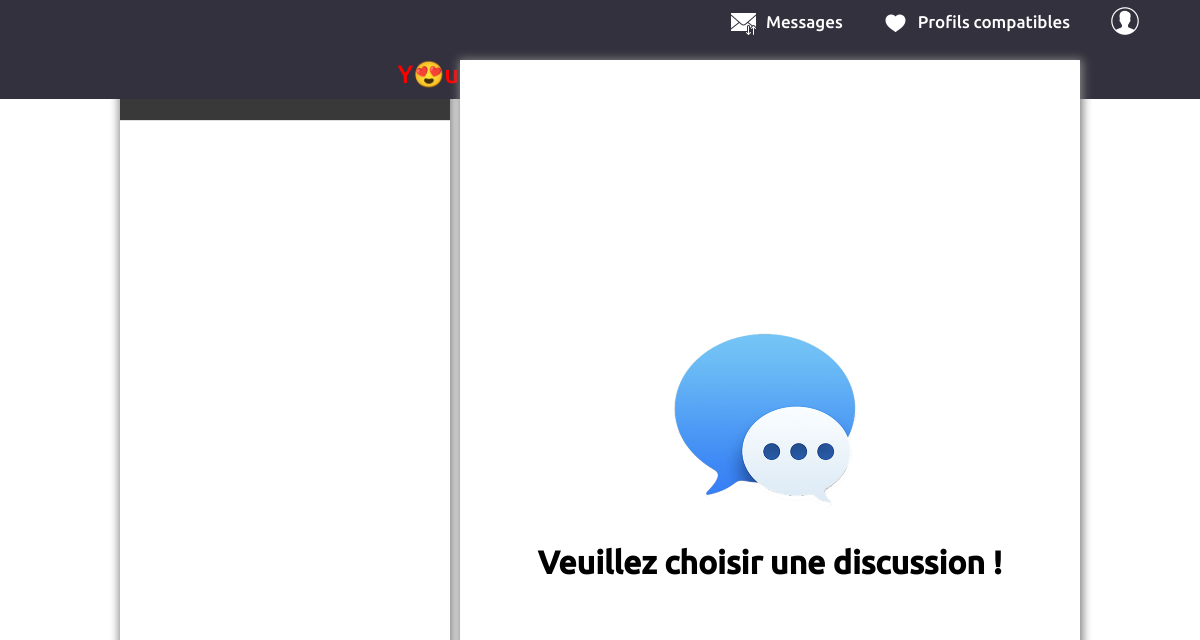
The app's page /user/dashboard/messages.php (signed in), older data.
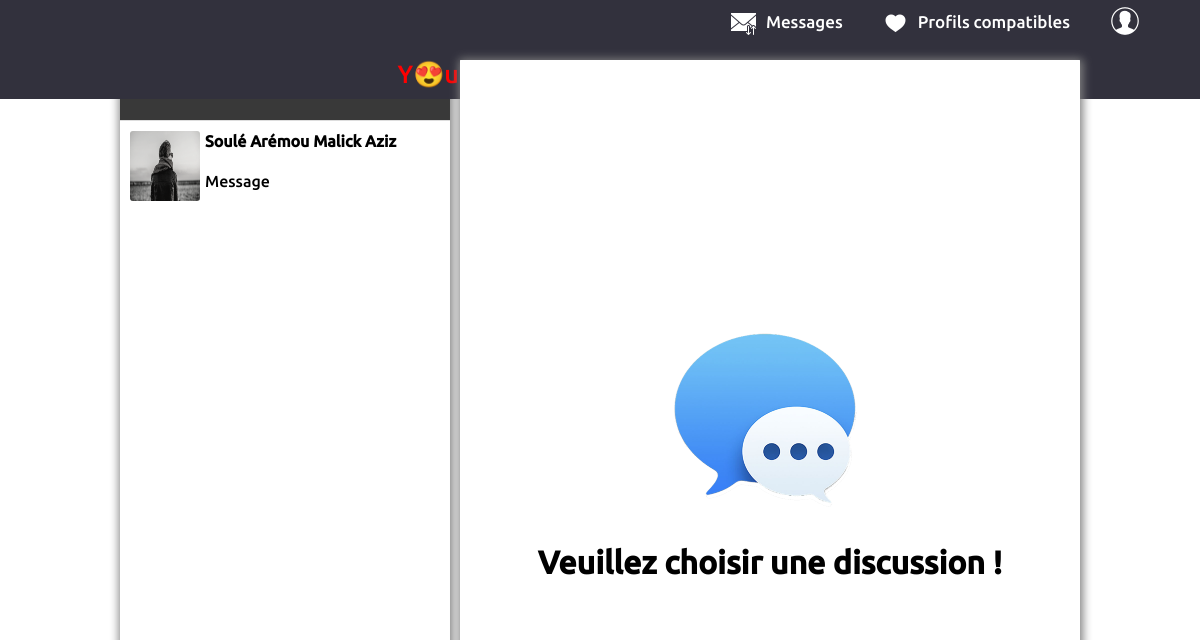
The same page, newer data.
### tables this page shows
CREATE TABLE `discussion` (
  `id_discussion` int(11) NOT NULL,
  `id_individu1` int(11) NOT NULL,
  `id_individu2` int(11) NOT NULL
);

CREATE TABLE `individu` (
  `id` int(11) NOT NULL,
  `nom` varchar(225) NOT NULL,
  `prenoms` varchar(500) NOT NULL,
  `email` varchar(225) NOT NULL,
  `telephone` varchar(225) NOT NULL,
  `password` varchar(225) NOT NULL,
  `sexe` varchar(50) NOT NULL,
  `date_naissance` date NOT NULL,
  `profession` varchar(225) NOT NULL,
  `photo` varchar(225) DEFAULT NULL,
  `date_ins` datetime NOT NULL,
  `nationalite` int(11) NOT NULL,
  `religion` varchar(50) NOT NULL,
  `id_ville` int(11) NOT NULL,
  `id_pays` int(11) NOT NULL,
  `id_description` varchar(50) NOT NULL,
  `id_ci` varchar(50) DEFAULT NULL,
  `id_critere` varchar(50) NOT NULL
);

### user/dashboard/messages.php (the view, shortened to what this page needs)
<?php
  if (isset($_SESSION['user'])) {
    ?>
    <!DOCTYPE html>
    <html lang="en" >
    <head>
      <link rel="stylesheet" href="../../css/messages.css">
    </head>
    <body>
      <header>
        <?php include '../../stuffs/header.php'; ?>
      </header>
    <div class="main">
      <div class="discussions">
        <div class="header">Discussions</div>
        <div class="msg-list">
          <?php
            $bdd = Database::connect();
            $req = $bdd->prepare("SELECT * FROM discussion WHERE id_individu1=? OR id_individu2=?");
            $req->execute([$_SESSION['user']->id,$_SESSION['user']->id]);
            $id_r = null;
            while ($discussion = $req->fetch()) {
              if ($_SESSION['user']->id == $discussion['id_individu1']) {
                $id_r = $discussion['id_individu2'];
              } else {
                $id_r = $discussion['id_individu1'];
              }
              $req2 = $bdd->prepare("SELECT nom,prenoms FROM individu WHERE id=?");
              $req2->execute([$id_r]);
              $nomPrenom = $req2->fetch();
              echo "
              <a href='?id_discussion={$discussion['id_discussion']}&id_receiver={$id_r}'>
                <div class='container'>
                  <div class='photo'>
                    <img src='../../images/main3.png' alt='img'>
                  </div>
                  <div class='cont-info'>
                    <h4>{$nomPrenom['nom']} {$nomPrenom['prenoms']}</h4>
                    <span>Message</span>
                  </div>
                </div>
              </a>
              ";
            }
           ?>
        </div>
      </div>
      <?php
        if (isset($_GET['id_discussion']) && isset($_GET['id_receiver'])) {
          ?>
          <div class="msg-box">
            <div class="header">
              <?php
                $req2 = $bdd->prepare("SELECT nom,prenoms FROM individu WHERE id=?");
                $req2->execute([$_GET['id_receiver']]);
                $nomPrenom = $req2->fetch();
                echo "{$nomPrenom['nom']} {$nomPrenom['prenoms']}";
               ?>
            </div>
              <div class="messages">
              </div>
            <form class="msg-send" method="post">
              <input class="id_d" type="text" id="id_dis" name="id_discussion" value=<?php echo "{$_GET['id_discussion']}"; ?> hidden>
              <input class="id_r" type="text" name="id_receiver" value=<?php echo "{$_GET['id_receiver']}"; ?> hidden>
              <input class="msg" name="message" type="text" id="msg" placeholder="Ecrivez votre message ..." />
              <button type="submit" id="send"><img src="../../images/send1.png" alt="envoyer"></button>
            </form>
          </div>
          <?php
        } else {
          ?>
          <div class="msg-box">
              <div class="messages">
                <center>
                  <h1 style="direction: ltr; transform: rotate(180deg)">Veuillez choisir une discussion !</h1>
                  <img height="200" width="300" style="direction: ltr; transform: rotate(180deg)" src="../../images/message.png" alt="">
                </center>
              </div>
          </div>
          <?php
        }
       ?>
    </div>
    </body>
    </html>
    <?php
  } else {
    header('location: ../../');
  }
 ?>

### stuffs/header.php (shortened to what this page needs)
<div class="navbar">
  <div class="dropdown">
    <a class="dropbtn"><i class="ic-user"></i>
    </a>
  </div>
  <a href="matches.php"><i class="ic-heart"></i><p>Profils compatibles</p></a>
  <a href="messages.php"><i class="ic-message"></i><p>Messages</p></a>
  <a href="index.php" class="logo"><p>Y😍u<span>Meet</span></p></a>
</div>

### css/messages.css (style rules this page uses)
header { position: fixed; overflow: hidden; top: 0; width: 100%; }
body { margin: 0px; }
.main { display: flex; padding:0; height: 90vh; margin-left: 10%; margin-right: 10%; margin-top: 60px; }
.discussions { border-radius: 1px; width: 500px; box-shadow: 1px 1px 10px 2px grey; box-sizing: border-box; padding: 10px; }
.container { display: flex; padding:0; }
.msg-list .container { margin-bottom:5px; }
.msg-list { overflow: scroll; overflow-x: hidden; padding-top: 10px; padding-bottom: 10px; height: 78vh; }
.photo { width:70px; height:70px; text-align:center; }
.photo img { max-width:70px; height:70px; border-radius: 3px; }
.cont-info { margin-left: 5px; margin-top:-20px; padding: 0; }
.cont-info h4 { font-weight: bold; }
.cont-info span { font-size: 16px; margin-top: -50px; }
.msg-list a { text-decoration: none; color: black; }
.msg-box { border-radius: 1px; background: #fff; width: 100%; margin-left: 10px; box-shadow: 1px 1px 10px 2px grey; box-sizing: border-box; position: relative; overflow: hidden; }
.header { background: #393939; padding:18px; margin: -10px -10px 0px -10px; text-align: left; border-bottom: 1px solid #ddd; color: #fff; font-size: 20px; font-weight: bold; }
.messages { transform: rotate(180deg); height: 69vh; width: 100%; background-color: #fff; margin: auto; padding: 10px; box-sizing: border-box; overflow: scroll; overflow-x: hidden; direction: rtl; }

### stuffs/header.php (style rules this page uses)
.navbar { position: fixed; width: 100%; background-color: rgb(50, 49, 61); overflow: auto; }
.logo p { color: red; font-size: 25px; margin-right: 550px; }
.logo span { color: blue; }
.navbar a { display: flex; float: right; padding: 10px; color: white; text-decoration: none; font-size: 17px; margin-right: 20px; }
.navbar p { margin-top: 2px; margin-left: 10px; margin-bottom: 0; text-align:center }
.dropdown { float: right; overflow: hidden; margin-right: 50px; }
.dropdown .dropbtn { border: none; outline: none; color: white; background-color: inherit; font-family: inherit; margin: 0; padding-top:6px; }
.ic-user:before { content:url(../../images/icons/icons8-utilisateur-30.png); }
.ic-message:before { content:url(../../images/icons/icons8-message-25.png); }
.ic-heart:before { content:url(../../images/icons/icons8-coeurs-25.png); }

Row changes from the older to the newer data that the page shows:
added discussion: id_individu2.nom "Soulé", id_individu2.prenoms "Arémou Malick Aziz"
